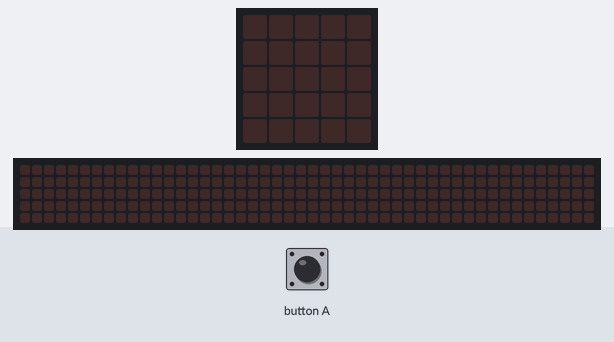
The program below on a simulated BBC micro:bit (MakeCode). Shown: the board's 5×5 LED display, a strip that is not on the board, showing the scrolling text unrolled. The inputs (shaded band) are chosen by the test bench. The 48×5 strip is a reading aid, not a part: it shows the text the display is scrolling, unrolled, one strip-width of it at a time.

Above: at 1.2 s.
1.3 s: button A pressed for 0.15 s
At 3.92 s:
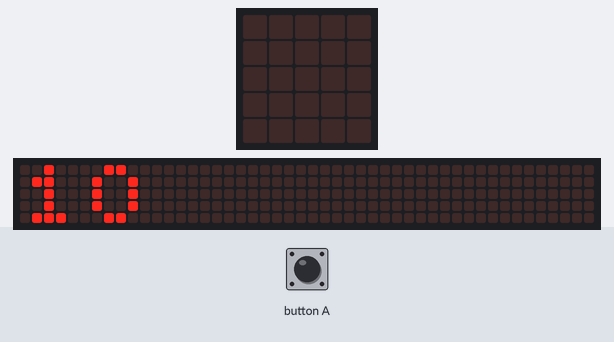
At 6.4 s:
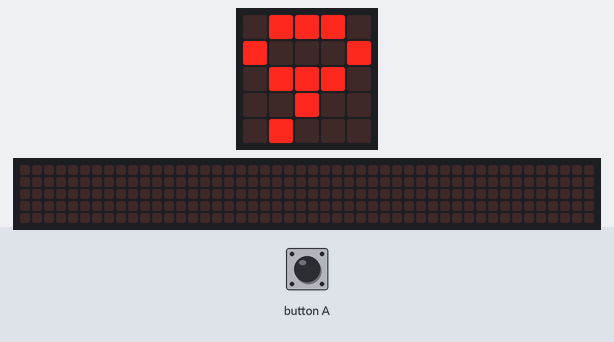
Timing chart, 0 to 7.9 s (numbered marks = the images above; inputs shaded):
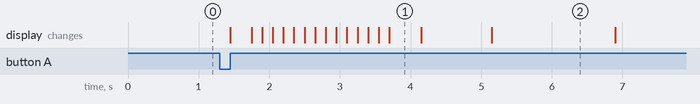

The program:

main.ts
```typescript
input.onButtonPressed(Button.A, function () {
    basic.showString("10")
    basic.pause(1000)
    basic.showString("9")
    basic.pause(1000)
    basic.showString("8")
    basic.pause(1000)
    basic.showString("7")
    basic.pause(1000)
    basic.showString("6")
    basic.pause(1000)
    basic.showString("5")
    basic.pause(1000)
    basic.showString("4")
    basic.pause(1000)
    basic.showString("3")
    basic.pause(1000)
    basic.showString("2")
    basic.pause(1000)
    basic.showString("1")
    basic.pause(1000)
    basic.showString("0")
    basic.pause(1000)
    basic.showLeds(`
        . . . . .
        . . . . .
        . . . . .
        . . . . .
        . . . . .
        `)
})
basic.forever(function () {

})
```

test.ts
```typescript
// os teses vão aqui; isto não será compilado quando este pacote for usado como extensão.
```

Measured:
- after the input at 1.3 s, the display: changes after 0.15 s (image 1)
- what the display in image 1 shows lasts 0.5 s, from 3.7 s to 4.2 s
